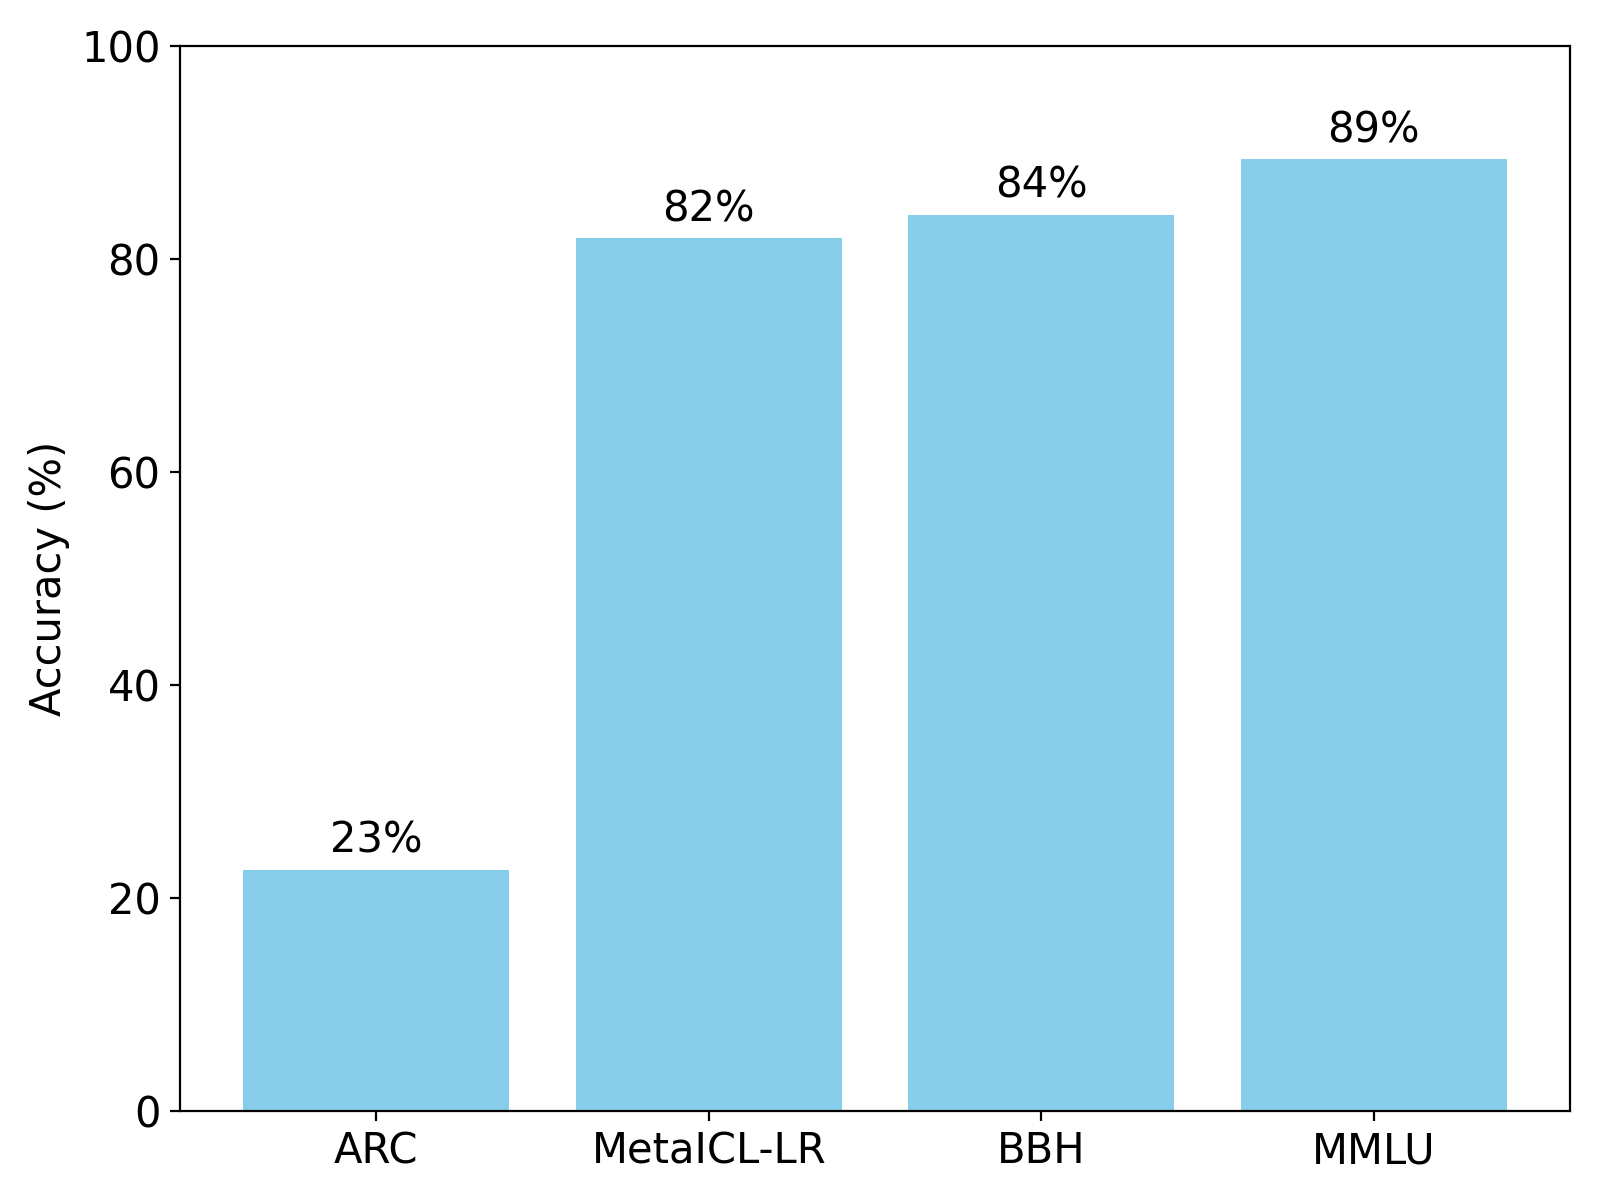

Recreate this plot in Python.
import matplotlib.pyplot as plt

# Data (0–100 scale)
datasets = ['ARC', 'MetaICL-LR', 'BBH', 'MMLU']
accuracies = [22.61, 81.92, 84.13, 89.34]  # replace these with your accuracy values

fontsize = 15

# Create plot
fig, ax = plt.subplots(figsize=(8, 6))
bars = ax.bar(datasets, accuracies, color='skyblue')

# Y-axis label with larger font
ax.set_ylabel('Accuracy (%)', fontsize=fontsize)

# Increase tick label fontsize
ax.tick_params(axis='both', which='major', labelsize=fontsize)

# Annotate bars with large annotations
for bar in bars:
    height = bar.get_height()
    ax.annotate(f'{height:.0f}%',
                xy=(bar.get_x() + bar.get_width() / 2, height),
                xytext=(0, 3),
                textcoords="offset points",
                ha='center', va='bottom',
                fontsize=fontsize)

# Set limits and layout
ax.set_ylim(0, 100)
plt.tight_layout()
plt.savefig('plots/evalondemon.pdf', dpi=200)
plt.savefig('plots/evalondemon.png', dpi=200)
plt.close()